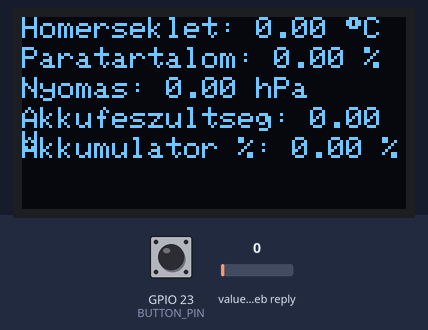
This sketch was run on a simulated ESP32. Shown: 128×64 one-colour display. The test bench sets the inputs (shaded band); at power-on: value in the web reply 0, GPIO 23 (BUTTON_PIN) HIGH. WiFi joins after 1.5 s; servers stay silent unless stated; web services answer with replies made up by the test bench; what the sketch prints to the serial monitor is not drawn.

Above: at 5.8 s.
5.9 s: value in the web reply set to 25
At 11.7 s:
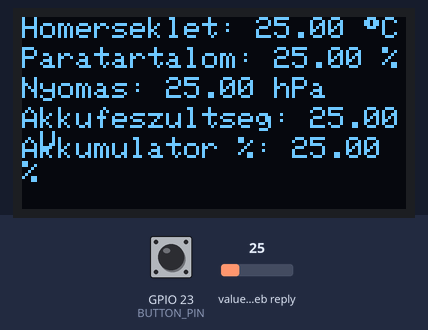
12.0 s: GPIO 23 (BUTTON_PIN) pulled LOW for 0.15 s
At 13.2 s:
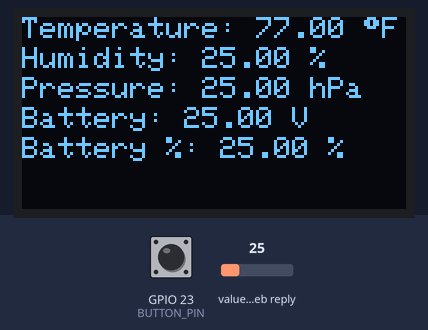
13.6 s: value in the web reply set to 2
At 16.4 s:
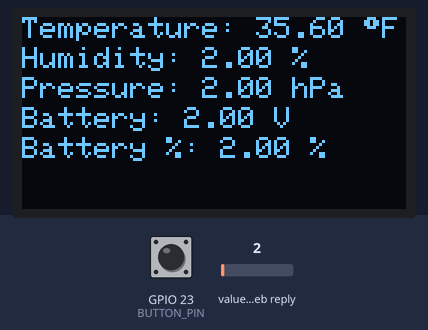
17.2 s: GPIO 23 (BUTTON_PIN) pulled LOW for 1 s
At 18.6 s:
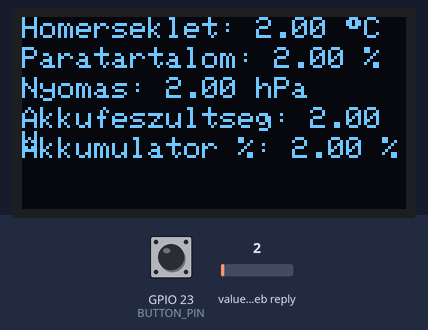
19.7 s: value in the web reply set to 50
At 22.3 s:
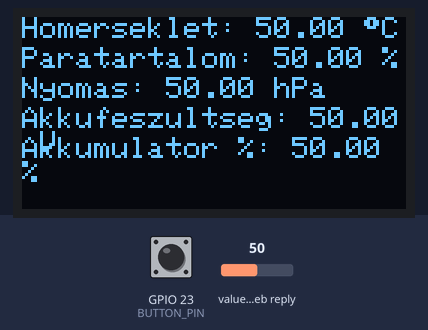
Timing chart, 0 to 23.5 s (numbered marks = the images above; inputs shaded):
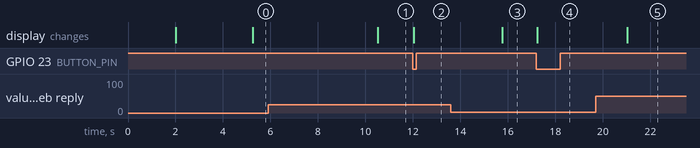

The sketch:

Benti_ESP_k_dja.ino
```cpp
#include <Wire.h>
#include <Adafruit_GFX.h>
#include <Adafruit_SSD1306.h>
#include <WiFi.h>
#include <HTTPClient.h>
#include <ArduinoJson.h>  // JSON feldolgozó könyvtár


// WiFi beállítások
const char *ssid = "BATTLESTATION_MINI";
const char *password = "nemmondommeg";

// ThingSpeak beállítások
const String apiKey = "VPIB6GOEEX0TLHT4";
const String channelID = "2759654";
const String fieldTemperature = "field1";
const String fieldHumidity = "field2";
const String fieldPressure = "field3";
const String fieldBatteryVoltage = "field4";
const String fieldBatteryPercent = "field5";

// Gomb pin
#define BUTTON_PIN 23

// OLED I2C cím
#define OLED_I2C_ADDR 0x3C

// OLED kijelző beállítások
Adafruit_SSD1306 display(128, 64, &Wire, -1);


// Állapotok és változók
bool isEnglish = false;  // Alapértelmezett magyar
bool isImperial = false; // Alapértelmezett SI mértékegységek
unsigned long lastFetchTime = 0;
String language = "HU";  // Alapértelmezett nyelv: magyar

// Adatok változók
float temperature = 0.0;
float humidity = 0.0;
float pressure = 0.0;
float batteryVoltage = 0.0;
float batteryPercent = 0.0;

// Az adatokat egy listában tároljuk
String data[] = {
  "Temperature: ",
  "Humidity: ",
  "Pressure: ",
  "Battery Voltage: ",
  "Battery Percent: "
};

int currentIndex = 0;  // Aktuális adat index, amit megjelenítünk

// Gomb nyomás érzékeléséhez használt változók
bool lastButtonState = HIGH;  // Az előző állapot, kezdetben HIGH (nem nyomott)
bool buttonPressed = false;

void setup() {
  Serial.begin(115200);

  // WiFi csatlakozás
  WiFi.begin(ssid, password);
  while (WiFi.status() != WL_CONNECTED) {
    delay(1000);
    Serial.println("Connecting to WiFi...");
  }
  Serial.println("WiFi connected");

  // OLED inicializálás
  if (!display.begin(SSD1306_SWITCHCAPVCC, OLED_I2C_ADDR)) {
    Serial.println(F("OLED nem található!"));
    while (1);  // Végtelen ciklus, ha nincs OLED
  }

  // Töröljük a kijelzőt, hogy ne jelenjen meg az Adafruit logó
  display.clearDisplay();
  display.display();
  delay(2000);  // OLED bekapcsolás ideje

  // Gomb konfigurálás
  pinMode(BUTTON_PIN, INPUT_PULLUP);
}

void loop() {
  bool currentButtonState = digitalRead(BUTTON_PIN);

  // Ha a gomb állapota változik és a gomb lenyomásra került
  if (lastButtonState == HIGH && currentButtonState == LOW) {
    buttonPressed = true;
  }

  if (buttonPressed) {
    // Nyelv és mértékegység váltás azonnal
    isEnglish = !isEnglish;
    isImperial = !isImperial;
    language = isEnglish ? "EN" : "HU";
    updateDisplay();  // Frissíti a kijelzőt a változtatásoknak megfelelően
    buttonPressed = false;  // A váltás után állítsuk vissza a nyomva tartást
  }

  // Ha a gombot elengedtük, állítsuk vissza az előző állapotot
  if (currentButtonState == HIGH) {
    lastButtonState = HIGH;
  } else {
    lastButtonState = LOW;
  }

  // Adatok letöltése és kijelző frissítése
  if (millis() - lastFetchTime > 5000) {
    fetchData();
    updateDisplay();
    lastFetchTime = millis();
  }
}

void fetchData() {
  String url = "http://api.thingspeak.com/channels/" + channelID + "/feeds.json?api_key=" + apiKey + "&results=1";
  HTTPClient http;
  http.begin(url);
  int httpCode = http.GET();

  if (httpCode > 0) {
    String payload = http.getString();
    Serial.println(payload);  // Debugging: JSON válasz kinyomtatása
    parseJSON(payload);  // JSON feldolgozás
  } else {
    Serial.println("HTTP GET failed");
  }
  http.end();
}

void parseJSON(String json) {
  // JSON feldolgozása ArduinoJson könyvtárral
  StaticJsonDocument<1024> doc;
  DeserializationError error = deserializeJson(doc, json);
  if (error) {
    Serial.println("JSON parsing failed!");
    return;
  }

  // Adatok kinyerése a JSON-ból
  temperature = doc["feeds"][0]["field1"].as<float>();
  humidity = doc["feeds"][0]["field2"].as<float>();
  pressure = doc["feeds"][0]["field3"].as<float>();
  batteryVoltage = doc["feeds"][0]["field4"].as<float>();
  batteryPercent = doc["feeds"][0]["field5"].as<float>();
}

void updateDisplay() {
  display.clearDisplay();
  display.setTextSize(1);
  display.setTextColor(SSD1306_WHITE);

  // Az aktuális adat megjelenítése
  display.setCursor(0, 0);
  if (isEnglish) {
    display.print("Temperature: ");
    display.print(isImperial ? temperature * 9 / 5 + 32 : temperature);  // Celsius to Fahrenheit
    display.print(" ");
    display.print((char)247);
    display.print(isImperial ? "F" : "C");
    display.setCursor(0, 10);
    display.print("Humidity: ");
    display.print(humidity);
    display.print(" %");
    display.setCursor(0, 20);
    display.print("Pressure: ");
    display.print(pressure);
    display.print(isImperial ? " hPa" : " hPa");
    display.setCursor(0, 30);
    display.print("Battery: ");
    display.print(batteryVoltage);
    display.print(" V");
    display.setCursor(0, 40);
    display.print("Battery %: ");
    display.print(batteryPercent);
    display.print(" %");
  } else {
    display.print("Homerseklet: ");
    display.print(isImperial ? temperature * 9 / 5 + 32 : temperature);  // Celsius to Fahrenheit
    display.print(" ");
    display.print((char)247);
    display.print(isImperial ? "F" : "C");
    display.setCursor(0, 10);
    display.print("Paratartalom: ");
    display.print(humidity);
    display.print(" %");
    display.setCursor(0, 20);
    display.print("Nyomas: ");
    display.print(pressure);
    display.print(isImperial ? " hPa" : " hPa");
    display.setCursor(0, 30);
    display.print("Akkufeszultseg: ");
    display.print(batteryVoltage);
    display.print(" V");
    display.setCursor(0, 40);
    display.print("Akkumulator %: ");
    display.print(batteryPercent);
    display.print(" %");
  }

  display.display();
}
```

Measured:
- after the input at 5.9 s, the display: changes after 4.6 s (image 1)
- after the input at 12.0 s, the display: changes at once (image 2)
- after the input at 13.6 s, the display: changes after 2.2 s (image 3)
- after the input at 17.2 s, the display: changes at once (image 4)
- after the input at 19.7 s, the display: changes after 1.3 s (image 5)
